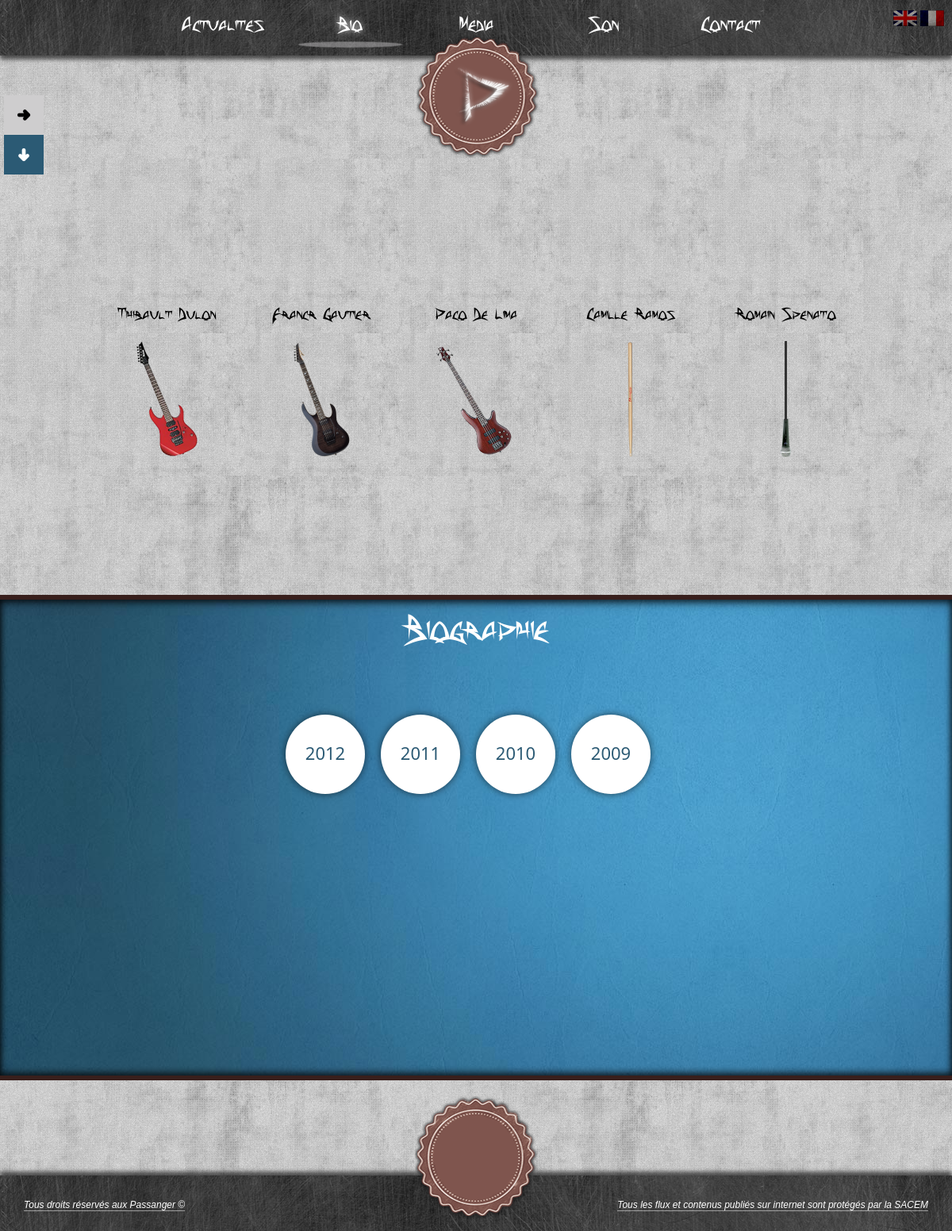
Page /fr-bio on the earlier database version.
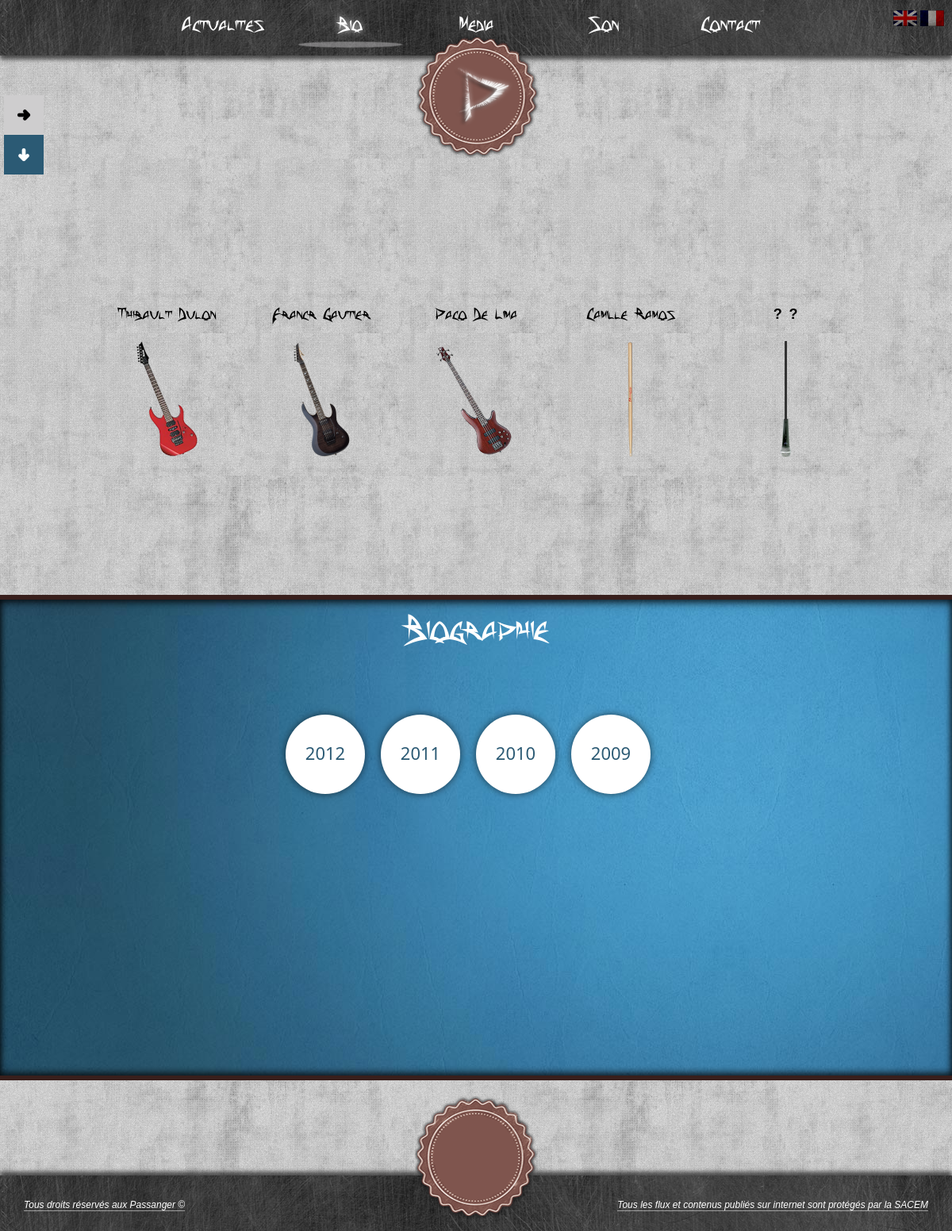
Same page on the later database version.
### tables this page shows
CREATE TABLE IF NOT EXISTS `links` (
  `idLinks` smallint(5) unsigned NOT NULL AUTO_INCREMENT,
  `text` varchar(200) NOT NULL,
  `href` mediumtext NOT NULL,
  `lang` varchar(2) NOT NULL,
  PRIMARY KEY (`idLinks`)
);

CREATE TABLE IF NOT EXISTS `members` (
  `idMembers` smallint(5) unsigned NOT NULL AUTO_INCREMENT,
  `nom_table` varchar(255) NOT NULL,
  `name` varchar(100) NOT NULL,
  `firstname` varchar(100) NOT NULL,
  `surname` varchar(250) NOT NULL,
  `picture` text NOT NULL,
  `birthday` varchar(80) NOT NULL,
  `instrument` varchar(80) NOT NULL,
  `influences` text NOT NULL,
  `short_desc` text NOT NULL,
  `lang` varchar(2) NOT NULL,
  PRIMARY KEY (`idMembers`)
);

CREATE TABLE IF NOT EXISTS `bio` (
  `idPeriod` smallint(5) NOT NULL AUTO_INCREMENT,
  `year` int(4) NOT NULL,
  `description` text NOT NULL,
  `lang` varchar(2) NOT NULL DEFAULT 'fr',
  PRIMARY KEY (`idPeriod`)
);

### class/Session.php (called while the page is built, shortened)
<?php
class Session{
    public function __construct($sessionName = 'anonyme',$cookieParams = array(), $timeout = 3600){
        $this->sessionName = (string) $sessionName;
        $this->cookieParams = array_merge(
			session_get_cookie_params(),
			$cookieParams
        );
    }
    public function write($key, $value){
        return $this;
    }
    public function read($key, $default = NULL){
        return (isset($_SESSION[$key]))? $_SESSION[$key] : $default;
    }
}

### bootstrap.php (called while the page is built, shortened)
<?php
require_once 'class/Session.php';
$session = new Session();

### class/Links.php (called while the page is built)
<?php
class Links{
    private $pdo = null;
    private $lang = null;
    public function __construct($pdo, $lang){
        $this->pdo = $pdo;
        $this->lang = $lang;
    }
    public function getAllLinks(){
        $request = "SELECT idLinks, text, href
			FROM links
			WHERE lang='".$this->lang."'";
		$links_array = array();
        try{
            $result = $this->pdo->query($request);
            while($ligne = $result->fetch(PDO::FETCH_ASSOC)){
                    $links_array[$ligne['idLinks']] = $ligne;
            }
            return $links_array;
        }catch(PDOException $e){
            print $e->getMessage();
        }
        return array();
    }
}

### class/Members.php (called while the page is built, shortened)
<?php
class Members{
    private $pdo = null;
    private $lang = null;
    public function __construct($pdo, $lang){
        $this->pdo = $pdo;
        $this->lang = $lang;
    }
    public function getAllMembers(){
        $request = "SELECT *
			FROM members
			WHERE lang='".$this->lang."'";
        $members_array = array();
        try{
            $result = $this->pdo->query($request);
            while($ligne = $result->fetch(PDO::FETCH_ASSOC)){
                    $members_array[$ligne['idMembers']] = $ligne;
            }
            return $members_array;
        }catch(PDOException $e){
            print $e->getMessage();
        }
        return array();
    }
}

### class/Bio.php (called while the page is built, shortened)
<?php
class Bio{
    private $pdo = null;
    private $lang = null;
    public function __construct($pdo, $lang){
        $this->pdo = $pdo;
        $this->lang = $lang;
    }
    public function getAllBio(){
        $request = "SELECT idPeriod, year, description , lang
			FROM bio
			WHERE lang='".$this->lang."'
			ORDER BY year DESC";
        $bio_array = array();
        try {
            $result = $this->pdo->query($request);
            while($ligne = $result->fetch(PDO::FETCH_ASSOC)){
				$bio_array[$ligne['idPeriod']] = $ligne;
            }
            return $bio_array;
        } catch(PDOException $e) {
            print $e->getMessage();
        }
        return array();
    }
}

### bio.php (the view, shortened to what this page needs)
<?php
	require_once 'class/Members.php';
	require_once 'class/Bio.php';
	$members = new Members($pdo,$session->read('langue'));
	$bio = new Bio($pdo,$session->read('langue'));
	$membersInformation = $members->getAllMembers();
	$bioInformation = $bio->getAllBio();
?>
<div id="conteneur">
	<div id="switch_bio">
		<div id="members_switch">
		</div>
		<div id="general_switch">
		</div>
	</div>
	<div id="members_container">
		<?php
			$cpt = 0;
			foreach($membersInformation as $this_member){
		?>
				<div id="<?php echo $this_member['name'] . '_' . $this_member['idMembers'];?>" class="member_container">
					<div class="haut_member">
						<h2 class="name_member">
							<?php
								echo $this_member['firstname'] . ' ' . $this_member['name'];
							?>
						</h2>
					</div>
					<div class="bas_member">
						<div class="anim-guitare-<?php echo $cpt;?>">
							<?php
								if($cpt == 0){
							?>
									<img style="margin-top: 10px;" src="public/media/image/rg1570.png" alt="" />
							<?php
								} else if($cpt == 1) {
							?>
									<img style="margin-top: 10px;" src="public/media/image/lag.png" alt="" />
							<?php
								} else if($cpt == 2){
							?>
									<img style="margin-top: 10px;" src="public/media/image/sr.png" alt="" />
							<?php
								} else if($cpt == 3){
							?>
									<img style="margin-top: 10px;" src="public/media/image/baguette.png" alt="" />
							<?php
								} else if($cpt == 4){
							?>
									<img style="margin-top: 10px;" src="public/media/image/micro.png" alt="" />
							<?php
								}
							?>
						</div>
					</div>
					<div class="member_desc">
					</div>
				</div>
		<?php
				$cpt++;
			}
		?>
	</div>
</div>
<div id="bio_gen">
	<h1 class="big_title">
		Biographie
	</h1>
	<div class="bubble_container">
		<?php
			foreach($bioInformation as $thisBio){
		?>
				<div class="bubble_period">
					<?php
						echo $thisBio["year"];
					?>
				</div>
		<?php
			}
		?>
	</div>
</div>

### index.php (shortened to what this page needs)
<?php
	require_once 'bootstrap.php';
	require_once 'class/Header.php';
?>
<!DOCTYPE HTML>
<html>
    <head>
        <?php
            include("page/meta.phtml");
        ?>
    </head>
    <body <?php echo (isset($_SESSION['loader']) && $_SESSION['loader'] != 'off' ? 'onload="loader()"':"") ; ?> >
		<div id="global">
			<div id="corps">
				<?php
					include("page/header.phtml");
					include($page.".php");
				?>
			</div>
			<?php
				include("page/footer.phtml");
			?>
		</div>
    </body>
</html>

### page/meta.phtml (shortened to what this page needs)
<link rel="stylesheet" href="public/css/style.css" media="screen" type="text/css">
<link rel="stylesheet" href="public/css/animation.css" media="screen" type="text/css">
<link rel="stylesheet" type="text/css" href="public/css/common.css" />
<link rel="stylesheet" type="text/css" href="public/css/style2.css" />

### page/header.phtml
<?php
	require_once 'class/Links.php';
	$links = new Links($pdo,$session->read('langue'));
	$linksInformation = $links->getAllLinks();
    $tag_langue = isset($_SESSION['langue'])?$_SESSION['langue']:'fr';
	$actual_url = ($_SERVER['REQUEST_URI'] == '/'?'/'.$tag_langue.'-home':$_SERVER['REQUEST_URI']);
?>
<header>
<div id="header_block">
	<div id="language">
		<a href="set_language.php?lang=en" title="English Version">
			<img src="public/media/image/flag_en.png" />
		</a>
		<a href="set_language.php?lang=fr" title="Version Française">
			<img src="public/media/image/flag_fr.png" />
		</a>
	</div>
	<div id="header">
		<ul>
		<?php
			foreach($linksInformation as $this_link_information){
				$id_css_array = explode('.',$this_link_information['href']);
				$id_css = reset($id_css_array);
				$url_tab = '/'.$tag_langue.'-'.$this_link_information['href'];
				if($this_link_information['href'] != 'home'){
					echo '
		<li '.(($actual_url == $url_tab)?'class="selected menu"':'class="menu"').'id="'.$id_css.'">
			<a href="'.$tag_langue.'-'.$this_link_information['href'].'">'.
				$this_link_information['text'].'
			</a>
		</li>';
				}
			}
		?>
		</ul>
		<div id="box">
			<div id="rectangle">
			</div>
		</div>
	</div>
	<div id="logo">
		<a href="<?php echo $tag_langue; ?>-home">
			<img src="public/media/image/logo2.png" alt="logo" style="position: absolute;top:4px;left:25px"/>
		</a>
	</div>
</div>
</header>

### page/footer.phtml
<footer>
<div id="footer_block">
	<div id="footer">
		<p class="foot_left">
			<?php echo COPYRIGHT;?>
		</p>
		<p class="foot_right">
			<?php echo SACEM; ?>
		</p>
	</div>
	<div id="copyright">
	</div>
</div>
</footer>

### public/css/animation.css (style rules this page uses)
.anim-guitare-1, .anim-guitare-0 { -webkit-animation-name: rotateInstru; -webkit-animation-duration: 4s; -webkit-animation-iteration-count: infinite; -moz-animation-name: rotateInstru; -moz-animation-duration: 4s; -moz-animation-iteration-count: infinite; -o-animation-name: rotateInstru; -o-animation-duration: 4s; -o-animation-iteration-count: infinite; animation-name: rotateInstru; animation-duration: 4s; animation-iteration-count: infinite; }
.anim-guitare-2 { -webkit-animation-name: rotateBass; -webkit-animation-duration: 4s; -webkit-animation-iteration-count: infinite; -moz-animation-name: rotateBass; -moz-animation-duration: 4s; -moz-animation-iteration-count: infinite; -o-animation-name: rotateBass; -o-animation-duration: 4s; -o-animation-iteration-count: infinite; animation-name: rotateBass; animation-duration: 4s; animation-iteration-count: infinite; }
.anim-guitare-4 { -webkit-animation-name: rotateMicro; -webkit-animation-duration: 4s; -webkit-animation-iteration-count: infinite; -moz-animation-name: rotateMicro; -moz-animation-duration: 4s; -moz-animation-iteration-count: infinite; -o-animation-name: rotateMicro; -o-animation-duration: 4s; -o-animation-iteration-count: infinite; animation-name: rotateMicro; animation-duration: 4s; animation-iteration-count: infinite; }
.anim-guitare-3 { -webkit-animation-name: rotateBaguette; -webkit-animation-duration: 4s; -webkit-animation-iteration-count: infinite; -moz-animation-name: rotateBaguette; -moz-animation-duration: 4s; -moz-animation-iteration-count: infinite; -o-animation-name: rotateBaguette; -o-animation-duration: 4s; -o-animation-iteration-count: infinite; animation-name: rotateBaguette; animation-duration: 4s; animation-iteration-count: infinite; }

Differences in the rows shown:
changed members (number 5 of 5 on the later page): firstname "Romain" → "?"; name "Spenato" → "?"
